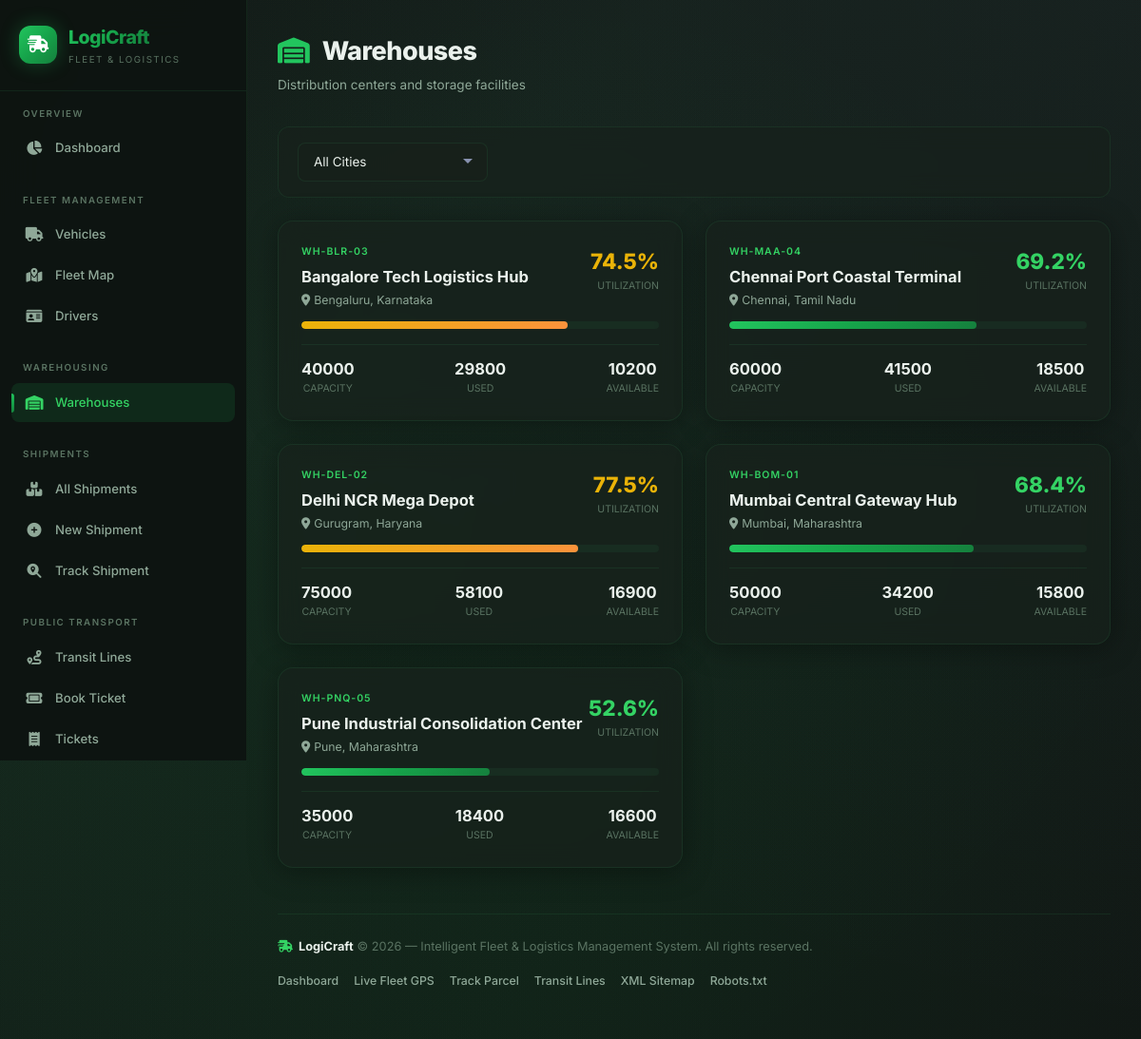
The page /warehouse/ on the database its author committed.
### warehouse/models.py (models this page shows, shortened)
class Warehouse(models.Model):
    name = models.CharField(max_length=100)
    code = models.CharField(max_length=10, unique=True)
    address = models.TextField()
    city = models.CharField(max_length=100)
    state = models.CharField(max_length=100, blank=True)
    latitude = models.DecimalField(max_digits=10, decimal_places=7, null=True, blank=True)
    longitude = models.DecimalField(max_digits=10, decimal_places=7, null=True, blank=True)
    capacity = models.PositiveIntegerField(help_text='Total capacity in units')
    current_utilization = models.PositiveIntegerField(default=0, help_text='Current used capacity in units')
    manager = models.ForeignKey(User, on_delete=models.SET_NULL, null=True, blank=True, related_name='managed_warehouses')
    is_active = models.BooleanField(default=True)
    created_at = models.DateTimeField(auto_now_add=True)
    class Meta:
        ordering = ['name']
    @property
    def utilization_percent(self):
        if self.capacity == 0:
            return 0
        return round((self.current_utilization / self.capacity) * 100, 1)
    @property
    def available_capacity(self):
        return max(0, self.capacity - self.current_utilization)

### warehouse/views.py (the view)
# urls.py: path('', views.warehouse_list, name='warehouse_list'),
def warehouse_list(request):
    city_filter = request.GET.get('city', '')
    warehouses = Warehouse.objects.filter(is_active=True)
    if city_filter:
        warehouses = warehouses.filter(city__icontains=city_filter)
    cities = Warehouse.objects.filter(is_active=True).values_list('city', flat=True).distinct().order_by('city')
    context = {
        'warehouses': warehouses,
        'cities': cities,
        'city_filter': city_filter,
    }
    return render(request, 'warehouse/warehouse_list.html', context)

### templates/warehouse/warehouse_list.html (shortened to what this page needs)
{% extends 'base.html' %}
{% block content %}
<div class="page-header">
    <h1><i class="fas fa-warehouse" style="color: var(--accent-teal); margin-right: 8px;"></i> Warehouses</h1>
    <p>Distribution centers and storage facilities</p>
</div>
<div class="filter-bar">
    <form method="get" style="display: flex; gap: 12px; align-items: center; width: 100%;">
        <select name="city" class="form-control" onchange="this.form.submit()">
            <option value="">All Cities</option>
        </select>
    </form>
</div>
<div class="grid-3">
    {% for warehouse in warehouses %}
    <a href="{% url 'warehouse:warehouse_detail' warehouse.pk %}" style="text-decoration: none;">
        <div class="card" style="height: 100%;">
            <div style="display: flex; justify-content: space-between; align-items: flex-start; margin-bottom: 12px;">
                <div>
                    <div style="font-size: 0.7rem; color: var(--accent-blue); font-weight: 600; text-transform: uppercase; letter-spacing: 1px;">{{ warehouse.code }}</div>
                    <div style="font-size: 1.1rem; font-weight: 700; margin-top: 4px; color: var(--text-primary);">{{ warehouse.name }}</div>
                    <div style="font-size: 0.82rem; color: var(--text-secondary); margin-top: 2px;">
                        <i class="fas fa-location-dot" style="margin-right: 4px;"></i>{{ warehouse.city }}{% if warehouse.state %}, {{ warehouse.state }}{% endif %}
                    </div>
                </div>
                <div style="text-align: right;">
                    <div style="font-size: 1.5rem; font-weight: 800; color: {% if warehouse.utilization_percent > 90 %}var(--danger){% elif warehouse.utilization_percent > 70 %}var(--warning){% else %}var(--accent-blue){% endif %};">{{ warehouse.utilization_percent }}%</div>
                    <div style="font-size: 0.7rem; color: var(--text-muted);">UTILIZATION</div>
                </div>
            </div>
            <div class="utilization-bar" style="margin-bottom: 16px;">
                <div class="utilization-fill {% if warehouse.utilization_percent > 90 %}danger{% elif warehouse.utilization_percent > 70 %}warning{% endif %}" style="width: {{ warehouse.utilization_percent }}%;"></div>
            </div>
            <div class="warehouse-stats">
                <div class="warehouse-stat">
                    <div class="warehouse-stat-value">{{ warehouse.capacity|floatformat:0 }}</div>
                    <div class="warehouse-stat-label">Capacity</div>
                </div>
                <div class="warehouse-stat">
                    <div class="warehouse-stat-value">{{ warehouse.current_utilization|floatformat:0 }}</div>
                    <div class="warehouse-stat-label">Used</div>
                </div>
                <div class="warehouse-stat">
                    <div class="warehouse-stat-value">{{ warehouse.available_capacity|floatformat:0 }}</div>
                    <div class="warehouse-stat-label">Available</div>
                </div>
            </div>
        </div>
    </a>
    {% endfor %}
</div>
{% endblock %}

### static/css/style.css (style rules this page uses)
:root { --bg-primary: #111614; --bg-secondary: #181f1c; --bg-card: rgba(24, 34, 28, 0.7); --bg-card-hover: rgba(30, 44, 35, 0.85); --bg-sidebar: rgba(14, 20, 17, 0.96); --bg-input: rgba(24, 34, 28, 0.85); --border-color: rgba(46, 125, 72, 0.18); --border-glow: rgba(52, 211, 100, 0.35); --text-primary: #eaf1ec; --text-secondary: #8fa898; --text-muted: #5a7362; --accent-blue: #34d364; --accent-cyan: #2ec87a; --accent-teal: #22c55e; --accent-purple: #a78bfa; --accent-pink: #f472b6; --accent-orange: #fb923c; --gradient-primary: linear-gradient(135deg, #22c55e, #16a34a, #15803d); --gradient-hero: linear-gradient(135deg, #111614 0%, #14201a 30%, #111c16 70%, #111614 100%); --gradient-card: linear-gradient(135deg, rgba(34, 197, 94, 0.08), rgba(22, 163, 74, 0.04)); --success: #22c55e; --warning: #eab308; --danger: #ef4444; --info: #38bdf8; --shadow-card: 0 4px 30px rgba(0, 0, 0, 0.35); --shadow-glow: 0 0 30px rgba(34, 197, 94, 0.15); --shadow-elevated: 0 20px 60px rgba(0, 0, 0, 0.45); --radius-sm: 8px; --radius-md: 12px; --radius-lg: 16px; --radius-xl: 24px; --sidebar-width: 260px; --header-height: 0px; --transition-fast: 0.15s ease; --transition-normal: 0.3s ease; --transition-slow: 0.5s ease; }
*, *::before, *::after { margin: 0; padding: 0; box-sizing: border-box; }
html { font-size: 15px; scroll-behavior: smooth; }
body { font-family: 'Inter', -apple-system, BlinkMacSystemFont, 'Segoe UI', sans-serif; background: var(--bg-primary); color: var(--text-primary); line-height: 1.6; min-height: 100vh; overflow-x: hidden; -webkit-font-smoothing: antialiased; }
body::before { content: ''; position: fixed; top: 0; left: 0; width: 100%; height: 100%; background: var(--gradient-hero); z-index: -2; }
body::after { content: ''; position: fixed; top: -50%; left: -50%; width: 200%; height: 200%; background: radial-gradient(ellipse at 20% 50%, rgba(34, 197, 94, 0.06) 0%, transparent 50%), radial-gradient(ellipse at 80% 20%, rgba(167, 139, 250, 0.04) 0%, transparent 50%), radial-gradient(ellipse at 50% 80%, rgba(22, 163, 74, 0.05) 0%, transparent 50%); z-index: -1; animation: bgShift 30s ease-in-out infinite alternate; }
.page-header { margin-bottom: 32px; }
.page-header h1 { font-size: 1.8rem; font-weight: 800; letter-spacing: -0.5px; margin-bottom: 4px; }
.page-header p { color: var(--text-secondary); font-size: 0.9rem; }
.card { background: var(--bg-card); border: 1px solid var(--border-color); border-radius: var(--radius-lg); padding: 24px; backdrop-filter: blur(12px); -webkit-backdrop-filter: blur(12px); box-shadow: var(--shadow-card); transition: all var(--transition-normal); }
.grid-3 { display: grid; grid-template-columns: repeat(3, 1fr); gap: 24px; margin-bottom: 32px; }
.form-control { width: 100%; padding: 12px 16px; background: var(--bg-input); border: 1px solid var(--border-color); border-radius: var(--radius-sm); color: var(--text-primary); font-family: 'Inter', sans-serif; font-size: 0.9rem; transition: all var(--transition-fast); outline: none; }
.form-control::placeholder { color: var(--text-muted); }
select.form-control { appearance: none; background-repeat: no-repeat; background-position: right 14px center; padding-right: 36px; }
.filter-bar { display: flex; gap: 12px; align-items: center; flex-wrap: wrap; margin-bottom: 24px; padding: 16px 20px; background: var(--bg-card); border: 1px solid var(--border-color); border-radius: var(--radius-md); backdrop-filter: blur(12px); }
.filter-bar .form-control { max-width: 200px; }
.utilization-bar { width: 100%; height: 8px; background: rgba(46, 125, 72, 0.12); border-radius: 10px; overflow: hidden; margin-top: 8px; }
.utilization-fill { height: 100%; border-radius: 10px; transition: width var(--transition-slow); background: var(--gradient-primary); }
.utilization-fill.warning { background: linear-gradient(135deg, var(--warning), var(--accent-orange)); }
.warehouse-stats { display: flex; justify-content: space-between; margin-top: 12px; padding-top: 12px; border-top: 1px solid var(--border-color); }
.warehouse-stat { text-align: center; }
.warehouse-stat-value { font-size: 1.1rem; font-weight: 700; color: var(--text-primary); }
.warehouse-stat-label { font-size: 0.7rem; color: var(--text-muted); text-transform: uppercase; }
@media (max-width: 1200px) { .grid-3 { grid-template-columns: repeat(2, 1fr); } }
a { color: var(--accent-blue); text-decoration: none; transition: color var(--transition-fast); }

### rows shown on the page
Warehouse: code "WH-BLR-03", name "Bangalore Tech Logistics Hub", city "Bengaluru", state "Karnataka", utilization_percent "74.5", capacity "40000", current_utilization "29800", available_capacity "10200"
Warehouse: code "WH-MAA-04", name "Chennai Port Coastal Terminal", city "Chennai", state "Tamil Nadu", utilization_percent "69.2", capacity "60000", current_utilization "41500", available_capacity "18500"
Warehouse: code "WH-DEL-02", name "Delhi NCR Mega Depot", city "Gurugram", state "Haryana", utilization_percent "77.5", capacity "75000", current_utilization "58100", available_capacity "16900"
Warehouse: code "WH-BOM-01", name "Mumbai Central Gateway Hub", city "Mumbai", state "Maharashtra", utilization_percent "68.4", capacity "50000", current_utilization "34200", available_capacity "15800"
Warehouse: code "WH-PNQ-05", name "Pune Industrial Consolidation Center", city "Pune", state "Maharashtra", utilization_percent "52.6", capacity "35000", current_utilization "18400", available_capacity "16600"
